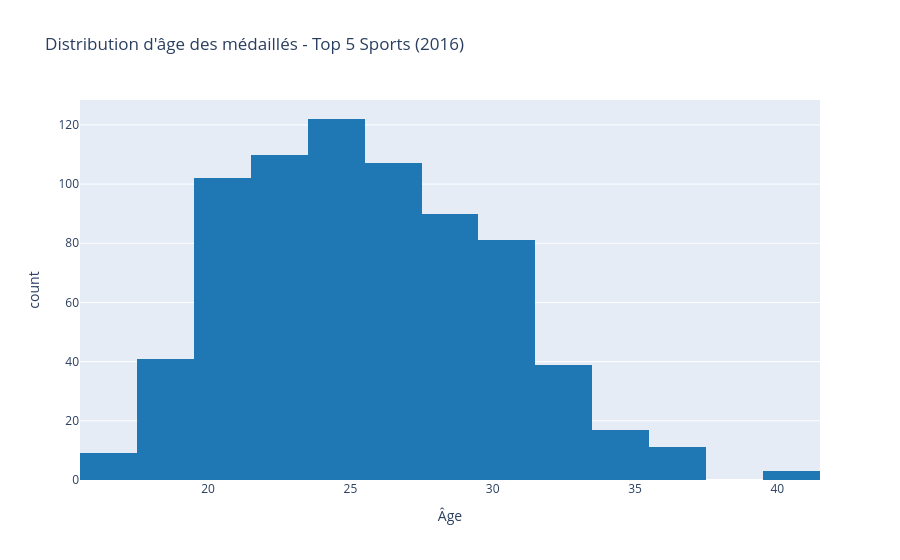

This figure's notebook cell:
### Code cell
print("VISUALISATION 2 : Distribution d'âge")

# Vérifier les valeurs manquantes d'âge
print(f"Valeurs manquantes d'âge : {df_top5['Age'].isna().sum()}")

# histogramme
fig2 = px.histogram(
    df_top5,
    x='Age',
    nbins=20,
    title='Distribution d\'âge des médaillés - Top 5 Sports (2016)',
    labels={'Age': 'Âge', 'count': 'Nombre de médaillés'},
    color_discrete_sequence=['#1f77b4']
)
fig2.show()

### Figure 1 — Plotly figure (JSON) as saved in the notebook; plotly's stock layout.template omitted (floating-point values rounded to 4 significant figures; data arrays with more than 128 entries replaced by an {"elided": "..."} marker saying what was removed)
{"data": [{"bingroup": "x", "hovertemplate": "Âge=%{x}<br>count=%{y}<extra></extra>", "legendgroup": "", "marker": {"color": "#1f77b4", "pattern": {"shape": ""}}, "name": "", "nbinsx": 20, "orientation": "v", "showlegend": false, "type": "histogram", "x": {"elided": "732 float values"}, "xaxis": "x", "yaxis": "y"}], "layout": {"barmode": "relative", "legend": {"tracegroupgap": 0}, "title": {"text": "Distribution d'âge des médaillés - Top 5 Sports (2016)"}, "xaxis": {"anchor": "y", "domain": [0, 1], "title": {"text": "Âge"}}, "yaxis": {"anchor": "x", "domain": [0, 1], "title": {"text": "count"}}}}
